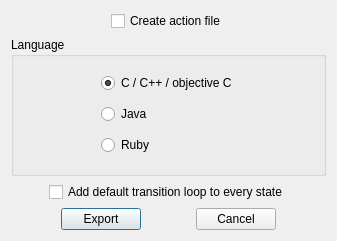
<?xml version="1.0" encoding="UTF-8"?>
<ui version="4.0">
 <class>ExportRagelDlg</class>
 <widget class="QDialog" name="ExportRagelDlg">
  <property name="geometry">
   <rect>
    <x>0</x>
    <y>0</y>
    <width>337</width>
    <height>241</height>
   </rect>
  </property>
  <property name="windowTitle">
   <string>Ragel Export</string>
  </property>
  <layout class="QVBoxLayout">
   <item>
    <layout class="QHBoxLayout">
     <item>
      <spacer>
       <property name="orientation">
        <enum>Qt::Horizontal</enum>
       </property>
       <property name="sizeType">
        <enum>QSizePolicy::Expanding</enum>
       </property>
       <property name="sizeHint" stdset="0">
        <size>
         <width>40</width>
         <height>20</height>
        </size>
       </property>
      </spacer>
     </item>
     <item>
      <widget class="QCheckBox" name="cb_actionfile">
       <property name="whatsThis">
        <string>Creates a separate file containing a framework for actions/functions that are executed during or after the processing of the FSM.
This file is necessary to create code that can be compiled.</string>
       </property>
       <property name="text">
        <string>Create action file</string>
       </property>
      </widget>
     </item>
     <item>
      <spacer>
       <property name="orientation">
        <enum>Qt::Horizontal</enum>
       </property>
       <property name="sizeType">
        <enum>QSizePolicy::Expanding</enum>
       </property>
       <property name="sizeHint" stdset="0">
        <size>
         <width>40</width>
         <height>20</height>
        </size>
       </property>
      </spacer>
     </item>
    </layout>
   </item>
   <item>
    <widget class="Q3ButtonGroup" name="bg_lang">
     <property name="title">
      <string>Language</string>
     </property>
     <layout class="QHBoxLayout">
      <item>
       <spacer>
        <property name="orientation">
         <enum>Qt::Horizontal</enum>
        </property>
        <property name="sizeType">
         <enum>QSizePolicy::Expanding</enum>
        </property>
        <property name="sizeHint" stdset="0">
         <size>
          <width>40</width>
          <height>20</height>
         </size>
        </property>
       </spacer>
      </item>
      <item>
       <layout class="QVBoxLayout">
        <item>
         <widget class="QRadioButton" name="rb_C">
          <property name="text">
           <string>C / C++ / objective C</string>
          </property>
          <property name="checked">
           <bool>true</bool>
          </property>
         </widget>
        </item>
        <item>
         <widget class="QRadioButton" name="rb_java">
          <property name="text">
           <string>Java</string>
          </property>
         </widget>
        </item>
        <item>
         <widget class="QRadioButton" name="rb_ruby">
          <property name="text">
           <string>Ruby</string>
          </property>
         </widget>
        </item>
       </layout>
      </item>
      <item>
       <spacer>
        <property name="orientation">
         <enum>Qt::Horizontal</enum>
        </property>
        <property name="sizeType">
         <enum>QSizePolicy::Expanding</enum>
        </property>
        <property name="sizeHint" stdset="0">
         <size>
          <width>40</width>
          <height>20</height>
         </size>
        </property>
       </spacer>
      </item>
     </layout>
    </widget>
   </item>
   <item>
    <layout class="QHBoxLayout" name="horizontalLayout">
     <item>
      <spacer name="horizontalSpacer_2">
       <property name="orientation">
        <enum>Qt::Horizontal</enum>
       </property>
       <property name="sizeHint" stdset="0">
        <size>
         <width>40</width>
         <height>20</height>
        </size>
       </property>
      </spacer>
     </item>
     <item>
      <widget class="QCheckBox" name="cb_adddefault">
       <property name="text">
        <string>Add default transition loop to every state</string>
       </property>
      </widget>
     </item>
     <item>
      <spacer name="horizontalSpacer">
       <property name="orientation">
        <enum>Qt::Horizontal</enum>
       </property>
       <property name="sizeHint" stdset="0">
        <size>
         <width>40</width>
         <height>20</height>
        </size>
       </property>
      </spacer>
     </item>
    </layout>
   </item>
   <item>
    <layout class="QHBoxLayout">
     <item>
      <spacer>
       <property name="orientation">
        <enum>Qt::Horizontal</enum>
       </property>
       <property name="sizeType">
        <enum>QSizePolicy::Expanding</enum>
       </property>
       <property name="sizeHint" stdset="0">
        <size>
         <width>40</width>
         <height>20</height>
        </size>
       </property>
      </spacer>
     </item>
     <item>
      <widget class="QPushButton" name="pb_export">
       <property name="text">
        <string>Export</string>
       </property>
       <property name="default">
        <bool>true</bool>
       </property>
      </widget>
     </item>
     <item>
      <spacer>
       <property name="orientation">
        <enum>Qt::Horizontal</enum>
       </property>
       <property name="sizeType">
        <enum>QSizePolicy::Expanding</enum>
       </property>
       <property name="sizeHint" stdset="0">
        <size>
         <width>20</width>
         <height>16</height>
        </size>
       </property>
      </spacer>
     </item>
     <item>
      <widget class="QPushButton" name="pb_cancel">
       <property name="text">
        <string>Cancel</string>
       </property>
      </widget>
     </item>
     <item>
      <spacer>
       <property name="orientation">
        <enum>Qt::Horizontal</enum>
       </property>
       <property name="sizeType">
        <enum>QSizePolicy::Expanding</enum>
       </property>
       <property name="sizeHint" stdset="0">
        <size>
         <width>40</width>
         <height>20</height>
        </size>
       </property>
      </spacer>
     </item>
    </layout>
   </item>
  </layout>
 </widget>
 <layoutdefault spacing="6" margin="11"/>
 <pixmapfunction>qPixmapFromMimeSource</pixmapfunction>
 <customwidgets>
  <customwidget>
   <class>Q3GroupBox</class>
   <extends>QGroupBox</extends>
   <header>Qt3Support/Q3GroupBox</header>
   <container>1</container>
  </customwidget>
  <customwidget>
   <class>Q3ButtonGroup</class>
   <extends>Q3GroupBox</extends>
   <header>Qt3Support/Q3ButtonGroup</header>
   <container>1</container>
  </customwidget>
 </customwidgets>
 <resources/>
 <connections>
  <connection>
   <sender>cb_actionfile</sender>
   <signal>clicked()</signal>
   <receiver>ExportRagelDlg</receiver>
   <slot>createActionClicked()</slot>
   <hints>
    <hint type="sourcelabel">
     <x>120</x>
     <y>34</y>
    </hint>
    <hint type="destinationlabel">
     <x>20</x>
     <y>20</y>
    </hint>
   </hints>
  </connection>
  <connection>
   <sender>rb_C</sender>
   <signal>clicked()</signal>
   <receiver>ExportRagelDlg</receiver>
   <slot>langCClicked()</slot>
   <hints>
    <hint type="sourcelabel">
     <x>111</x>
     <y>92</y>
    </hint>
    <hint type="destinationlabel">
     <x>20</x>
     <y>20</y>
    </hint>
   </hints>
  </connection>
  <connection>
   <sender>rb_java</sender>
   <signal>clicked()</signal>
   <receiver>ExportRagelDlg</receiver>
   <slot>langJavaClicked()</slot>
   <hints>
    <hint type="sourcelabel">
     <x>111</x>
     <y>118</y>
    </hint>
    <hint type="destinationlabel">
     <x>20</x>
     <y>20</y>
    </hint>
   </hints>
  </connection>
  <connection>
   <sender>rb_ruby</sender>
   <signal>clicked()</signal>
   <receiver>ExportRagelDlg</receiver>
   <slot>langRubyClicked()</slot>
   <hints>
    <hint type="sourcelabel">
     <x>111</x>
     <y>144</y>
    </hint>
    <hint type="destinationlabel">
     <x>20</x>
     <y>20</y>
    </hint>
   </hints>
  </connection>
  <connection>
   <sender>pb_export</sender>
   <signal>clicked()</signal>
   <receiver>ExportRagelDlg</receiver>
   <slot>accept()</slot>
   <hints>
    <hint type="sourcelabel">
     <x>77</x>
     <y>222</y>
    </hint>
    <hint type="destinationlabel">
     <x>20</x>
     <y>20</y>
    </hint>
   </hints>
  </connection>
  <connection>
   <sender>pb_cancel</sender>
   <signal>clicked()</signal>
   <receiver>ExportRagelDlg</receiver>
   <slot>reject()</slot>
   <hints>
    <hint type="sourcelabel">
     <x>215</x>
     <y>222</y>
    </hint>
    <hint type="destinationlabel">
     <x>20</x>
     <y>20</y>
    </hint>
   </hints>
  </connection>
  <connection>
   <sender>cb_adddefault</sender>
   <signal>clicked()</signal>
   <receiver>ExportRagelDlg</receiver>
   <slot>addDefaultTransClicked()</slot>
   <hints>
    <hint type="sourcelabel">
     <x>170</x>
     <y>176</y>
    </hint>
    <hint type="destinationlabel">
     <x>22</x>
     <y>203</y>
    </hint>
   </hints>
  </connection>
 </connections>
 <slots>
  <slot>addDefaultTransClicked()</slot>
 </slots>
</ui>
